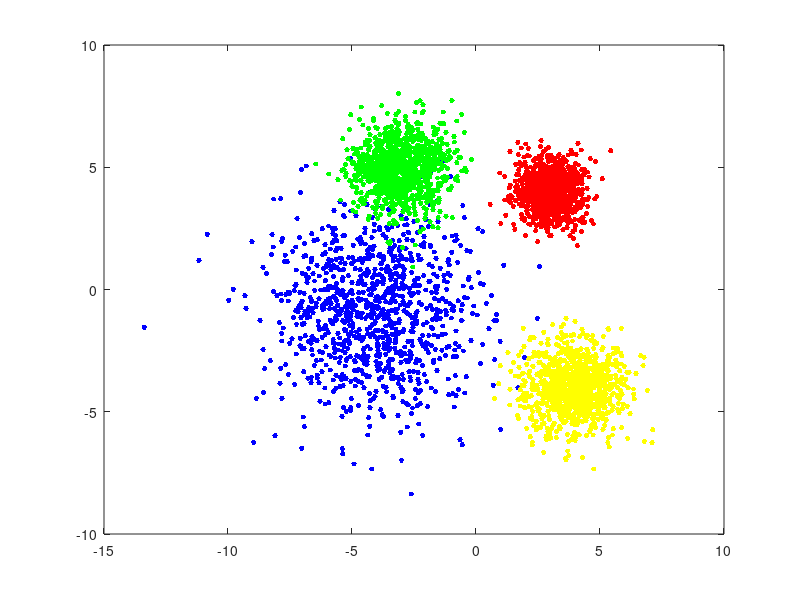

This chart was generated by the following MATLAB code: (Note: this script raises an error after producing the figure.)
% Generate a 2D uncorrelated dataset
% Implement KMeans from first principles 
%
clc;
close all;
clear;
% 1. Generate dataset
%%%%%%%%%%%%%%%%%%%%%%%%%%%%%%%%%%%%%%%%
Mean1 = [-4; -1];
Std1 = std(Mean1);
Mean2 = [3; 4];
Std2 = std(Mean2);
Mean3 = [4; -4];
Std3 = 1;
Mean4 = [-3; 5];
Std4 = 1;
samples = 1000; 
data1 = Std1 * randn(2, samples) + repmat(Mean1, 1, samples);
data2 = Std2 * randn(2, samples) + repmat(Mean2, 1, samples);
data3 = Std3 * randn(2, samples) + repmat(Mean3, 1, samples);
data4 = Std4 * randn(2, samples) + repmat(Mean4, 1, samples);
figure;
plot(data1(1, :), data1(2,:),'b.', 'MarkerSize',12);
hold on;
plot(data2(1,:), data2(2,:), 'r.', 'MarkerSize',12);
plot(data3(1,:), data3(2,:), 'y.', 'MarkerSize',12);
plot(data4(1,:), data4(2,:), 'g.', 'MarkerSize',12);
legend('Dataset 1', 'Dataset 2', 'Dataset 3', 'Dataset 4', 'location', 'NW'); 
title('Original Dataset');
hold off;
xlabel('x-value');
ylabel('y-value');
xlim([-10 10]);
ylim([-8 12]);
grid on;

GMMExample_1D();
% 2.Concatenate the training datasets and plot
%%%%%%%%%%%%%%%%%%%%%%%%%%%%%%%%%%%%%%%%%%%%%%%%%%%%%%%%%%%%%%%%%%%
trainData = [data1 data2 data3 data4];
figure;
plot(trainData(1, :), trainData(2,:),'b.', 'MarkerSize',12);
legend('Dataset','location', 'NW'); %'best');
title('Merged Dataset');
xlabel('x-value');
ylabel('y-value');
xlim([-10 10]);
ylim([-8 12]);
grid on;

% 3. Implement KMeans from first principles
%%%%%%%%%%%%%%%%%%%%%%%%%%%%%%%%%%%%%%%%%%%%%%%
X = trainData';
K = 4;
max_iterations = 10; %5;
max_k = 10;
% randomly assign the K data points as the initial "centroids" of the K clusters
elbow_found = false;
k_sumD = zeros(max_k,1);
k_indices = zeros(4000,max_k);
k_mse = zeros(max_k,1);
final_centroids = zeros(max_k,2);
final_indices = zeros(max_k,1);
elbow = 0;
for k = 1:max_k % iterate through multiple K values 
    centroids = initCentroids(X,k);
    sumD = zeros(k,1);
    for i = 1:max_iterations
        indices = getClosestCentroids(X, centroids); % reassign the indices to the relevant clusters
        [centroids, distances] = computCentroidsandDistances(X, indices, k); % recalculate centroids, and distances among all clusters
        sumD(i) = distances; 
        k_mse(i) = mean_squared_error(distances);

    end
    k_sumD(k) = sumD(max_iterations); % Get final distance value for finished iteration of K
    k_indices(:,k) = indices; % Get final indices for finished iteration of K
    if k == 4
        final_centroids = centroids;
        final_indices = indices;
    end
end

% Plotting Calinski-Harabasz evaluation
eva = evalclusters(X, k_indices, 'CalinskiHarabasz');
figure;
plot(eva);
title('Calinski-Harabasz Method for Optimal K');
grid on;
%idx = kmeans (X, K); %this is to use kmeans function to calculate the
%indices for each cluster
   figure;
   plot(sumD, 'bo-', 'linewidth',2);
   title('Overall distances vs. number of iterations');
    xlabel('Iterations');
    ylabel('Overall distances');
    grid on;
%%%%%%%%%%%%%%%%%%%%%%%%%%%%%%%%%%%%%%%%%%%%%%%%%%%%%%%%%%%%%%%%%%%%%%%%%%%
% Plotting each k_sumD
figure;
plot(k_sumD, 'bo-', 'LineWidth',2);
title('Elbow Method for Optimal K');
    xlabel('K value')
    ylabel('Overall distances');
    grid on;

% 4. Run your KMeans function on the data and plot results
%%%%%%%%%%%%%%%%%%%%%%%%%%%%%%%%%%%%%%%%%%%%%%%%%%%%%%%%%%%%%%%%%%%%%%%%%%%
message = sprintf('KMeans Clustering (MaxIterations = %d)', max_iterations);
figure;



plot(trainData(1, final_indices == 1),trainData(2, final_indices == 1),'b.', 'MarkerSize',12);% for 1st cluster
hold on;
plot(trainData(1, final_indices == 2), trainData(2, final_indices == 2), 'r.', 'MarkerSize',12); %for 2nd cluster
plot(trainData(1, final_indices == 3), trainData(2, final_indices == 3), 'y.', 'MarkerSize',12); %for 3rd cluster
plot(trainData(1, final_indices == 4), trainData(2, final_indices == 4), 'g.', 'MarkerSize',12); %for 4th cluster

plot(final_centroids(1,1),final_centroids(1,2),'kx', 'MarkerSize',15,'LineWidth',3); %for the 1st centroid
plot(final_centroids(2,1),final_centroids(2,2),'kx', 'MarkerSize',15,'LineWidth',3); %for the 2nd centroid
plot(final_centroids(3,1),final_centroids(3,2),'kx', 'MarkerSize',15,'LineWidth',3); %for the 3rd centroid
plot(final_centroids(4,1),final_centroids(4,2),'kx', 'MarkerSize',15,'LineWidth',3); %for the 4th centroid

xlabel('x-value');
ylabel('y-value');
xlim([-10 10]);
ylim([-8 12]);
grid on;